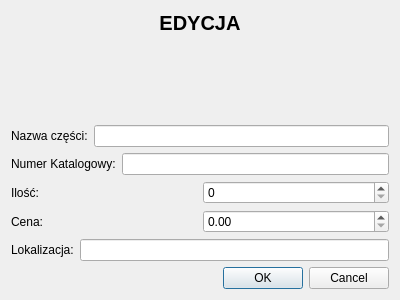
<?xml version="1.0" encoding="UTF-8"?>
<ui version="4.0">
 <class>EditPartDialog</class>
 <widget class="QDialog" name="EditPartDialog">
  <property name="geometry">
   <rect>
    <x>0</x>
    <y>0</y>
    <width>400</width>
    <height>300</height>
   </rect>
  </property>
  <property name="windowTitle">
   <string>Dialog</string>
  </property>
  <layout class="QVBoxLayout" name="verticalLayout_2">
   <item>
    <widget class="QLabel" name="windowNameLabel">
     <property name="font">
      <font>
       <pointsize>15</pointsize>
       <bold>true</bold>
      </font>
     </property>
     <property name="tabletTracking">
      <bool>false</bool>
     </property>
     <property name="text">
      <string>EDYCJA</string>
     </property>
     <property name="alignment">
      <set>Qt::AlignHCenter|Qt::AlignTop</set>
     </property>
    </widget>
   </item>
   <item>
    <layout class="QVBoxLayout" name="verticalLayout">
     <item>
      <layout class="QHBoxLayout" name="horizontalLayout">
       <item>
        <widget class="QLabel" name="nameLabel">
         <property name="text">
          <string>Nazwa części:</string>
         </property>
        </widget>
       </item>
       <item>
        <widget class="QLineEdit" name="nameLineEdit"/>
       </item>
      </layout>
     </item>
     <item>
      <layout class="QHBoxLayout" name="horizontalLayout_2">
       <item>
        <widget class="QLabel" name="catalogNumberLabel">
         <property name="text">
          <string>Numer Katalogowy:</string>
         </property>
        </widget>
       </item>
       <item>
        <widget class="QLineEdit" name="catalogNumberLineEdit"/>
       </item>
      </layout>
     </item>
     <item>
      <layout class="QHBoxLayout" name="horizontalLayout_4">
       <item>
        <widget class="QLabel" name="quantityLabel">
         <property name="text">
          <string>Ilość:</string>
         </property>
        </widget>
       </item>
       <item>
        <widget class="QSpinBox" name="quantitySpinBox">
         <property name="maximum">
          <number>500</number>
         </property>
        </widget>
       </item>
      </layout>
     </item>
     <item>
      <layout class="QHBoxLayout" name="horizontalLayout_5">
       <item>
        <widget class="QLabel" name="priceLabel">
         <property name="text">
          <string>Cena:</string>
         </property>
        </widget>
       </item>
       <item>
        <widget class="QDoubleSpinBox" name="priceDoubleSpinBox">
         <property name="maximum">
          <double>99999999.989999994635582</double>
         </property>
        </widget>
       </item>
      </layout>
     </item>
     <item>
      <layout class="QHBoxLayout" name="horizontalLayout_3">
       <item>
        <widget class="QLabel" name="localtionLabel">
         <property name="text">
          <string>Lokalizacja:</string>
         </property>
        </widget>
       </item>
       <item>
        <widget class="QLineEdit" name="locationLineEdit"/>
       </item>
      </layout>
     </item>
    </layout>
   </item>
   <item>
    <widget class="QDialogButtonBox" name="buttonBox">
     <property name="orientation">
      <enum>Qt::Horizontal</enum>
     </property>
     <property name="standardButtons">
      <set>QDialogButtonBox::Cancel|QDialogButtonBox::Ok</set>
     </property>
    </widget>
   </item>
  </layout>
 </widget>
 <resources/>
 <connections>
  <connection>
   <sender>buttonBox</sender>
   <signal>accepted()</signal>
   <receiver>EditPartDialog</receiver>
   <slot>accept()</slot>
   <hints>
    <hint type="sourcelabel">
     <x>248</x>
     <y>254</y>
    </hint>
    <hint type="destinationlabel">
     <x>157</x>
     <y>274</y>
    </hint>
   </hints>
  </connection>
  <connection>
   <sender>buttonBox</sender>
   <signal>rejected()</signal>
   <receiver>EditPartDialog</receiver>
   <slot>reject()</slot>
   <hints>
    <hint type="sourcelabel">
     <x>316</x>
     <y>260</y>
    </hint>
    <hint type="destinationlabel">
     <x>286</x>
     <y>274</y>
    </hint>
   </hints>
  </connection>
 </connections>
</ui>
